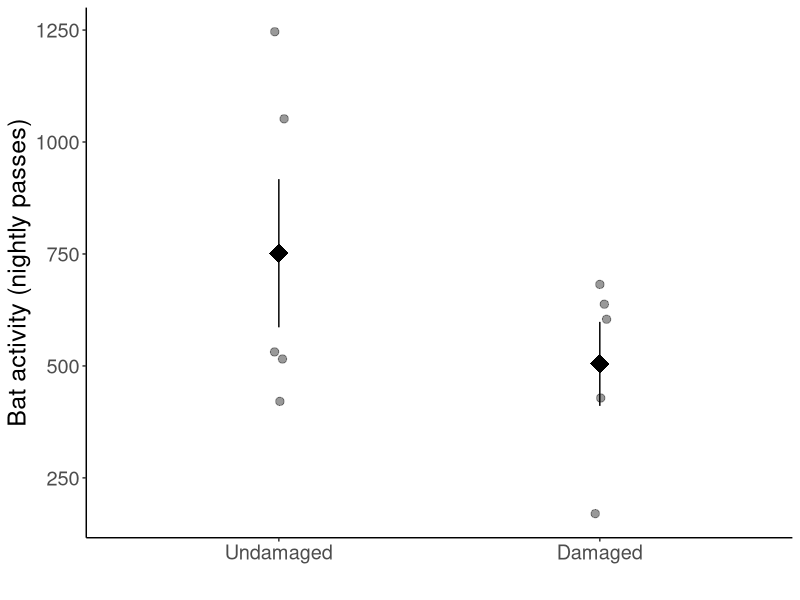
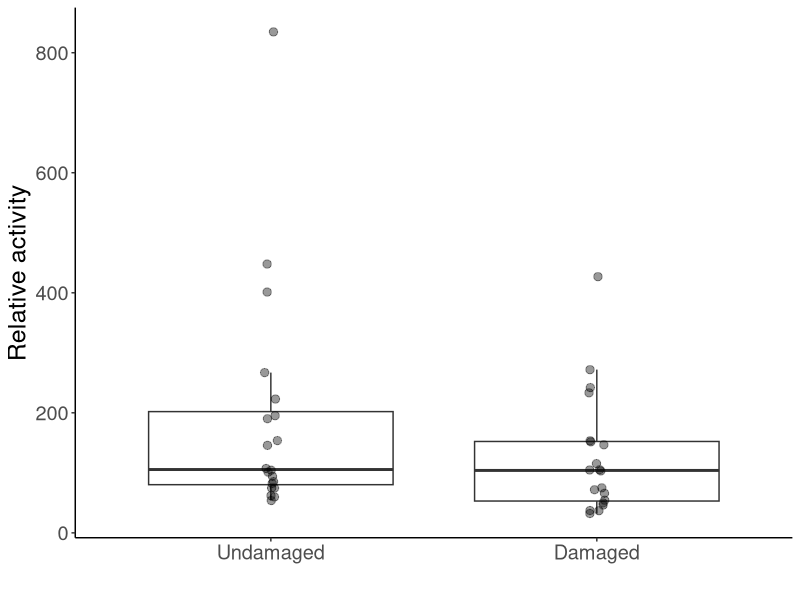
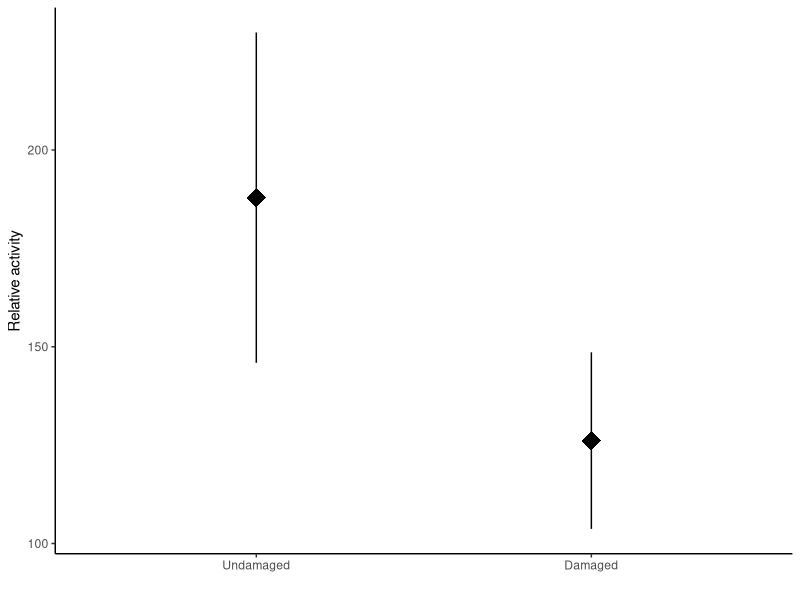
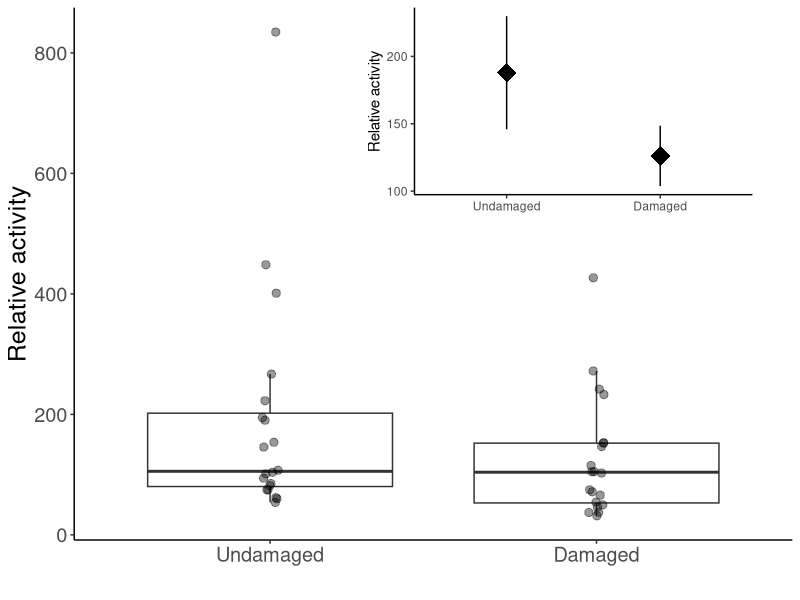
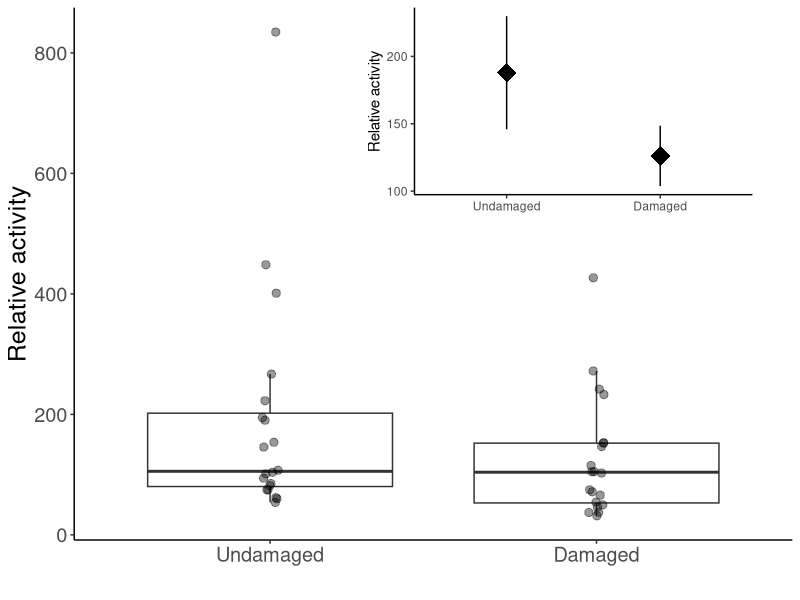

These charts were generated, in order, by the following R code: (Note: this script raises an error after producing the figures.)
#Load libraries
library(ggplot2)
library(lme4)
library(viridis)
library(car)
library(emmeans)
library(multcomp)
library(dplyr)
library(plyr)
library(tidyr)
library(cowplot)

# Data import and cleaning ------------------------------------------------

#SUMMARY DATA----
plant <- read.csv(file="plant_sum_noTABR.csv",head=TRUE)
plant[, 3:11][is.na(plant[, 3:11])] <- 0

##Gathering data — compounds from col to rows
plant1<-plant %>% gather(sp, activity, EPTFUS:NOID)
plant1$sp<-as.factor(plant1$sp)
levels(plant1$sp)
plant1<-aggregate(activity ~ treatment + sp + trial, dat=plant1, FUN=sum)

plant10<-aggregate(activity ~ treatment + trial, dat=plant1, FUN=sum)


#Test for overdispersion function
overdisp_fun <- function(model) {
	rdf <- df.residual(model)
	rp <- residuals(model,type="pearson")
	Pearson.chisq <- sum(rp^2)
	prat <- Pearson.chisq/rdf
	pval <- pchisq(Pearson.chisq, df=rdf, lower.tail=FALSE)
	c(chisq=Pearson.chisq,ratio=prat,rdf=rdf,p=pval)
}

test<-glmer(activity~treatment+(1|trial), dat = plant10, family=poisson)
summary(test)
overdisp_fun(test)#overdispersed
shapiro.test(resid(test))#non-normal
#poisson distribution model=overdispersed with non-normal residuals,
#so fitting data to negative binomial 

#negative binomial model
mod.plant<-glmer.nb(activity~treatment+(1|trial), dat = plant10)#isSingular
Anova(mod.plant)
#chisq=2.05, p=0.15

plant10.tab <- ddply(plant10, c("treatment"), summarise,
					 N    = length(activity),
					 mean = mean(activity),
					 sd   = sd(activity),
					 se   = sd / sqrt(N))
plant10.tab


#paired t-test
plant11<-spread(data=plant10, treatment, activity)
t.test(plant11$D, plant11$U, paired = T)#t=-1.37,df=4,p=0.24


ggplot(data=plant10, aes(x=treatment, y=activity))+ 
	geom_point(position=position_jitter(width = 0.025), alpha=0.4, size=2.5)+
	theme_classic()+
	labs(x=" ", y="Bat activity (nightly passes)")+
	theme(text = element_text(size=18))+
	scale_x_discrete(limits=c("U", "D"),
					 labels=c("Undamaged", "Damaged"))+
	stat_summary(fun.data = "mean_se", size=1.5, shape="diamond")

##GROUPING SPP WITH SIMILAR CALLS----
{plant2<-plant1
plant2$sp=as.character(plant2$sp)
plant2$sp[plant2$sp=="EPTFUS"]="EPFU/LANO"
plant2$sp[plant2$sp=="LASNOC"]="EPFU/LANO"
plant2$sp[plant2$sp=="LASBOR"]="LABO/LASE"
plant2$sp[plant2$sp=="LASSEM"]="LABO/LASE"
plant2$sp[plant2$sp=="LASCIN"]="Other spp."
plant2$sp[plant2$sp=="MYOLUC"]="Other spp."
plant2$sp[plant2$sp=="PERSUB"]="Other spp."
plant2$sp[plant2$sp=="NOID"]="No ID"
plant2$sp[plant2$sp=="NYCHUM"]="Other spp."
}

plant3<-aggregate(activity ~ treatment + sp + trial, dat=plant2, FUN=sum)
plant3$log.act<-log(plant3$activity)

test3<-glmer(activity~treatment*sp+(1|trial), dat = plant3,family=poisson)
summary(test3)
overdisp_fun(test3)#overdispersed
shapiro.test(resid(test3))#normal

mod.p<-glmer.nb(activity~treatment*sp+(1|trial), dat = plant3)
Anova(mod.p)
#treatment chi=2.9491 p=0.08592, sp chi=31.6798 p<0.0001, interaxn chi=1.0503 p=0.59146

#contrasts
p1<-emmeans(mod.p,pairwise~sp, type="response")
cld(p1$emmeans,  Letters ='abcde')
#LABO/LASE & Other a, EPFU/LANO & NoID b

plant3.tab <- ddply(plant3, c("sp"), summarise,
					   N    = length(activity),
					   mean = mean(activity),
					   sd   = sd(activity),
					   se   = sd / sqrt(N))
plant3.tab
#(Other-LABO)/LABO
(283.6-82.0)/82.0
#2.46

#(EPFU/LANO-LABO)/LABO
(262.5-82.0)/82.0
#2.2

#LABO/LASE were 2.2 and 2.5 less active compared to EPFU/LANO and other bat species

plant3.n <- ddply(plant3, c("trial"), summarise,
					N    = length(activity),
					mean = mean(activity),
					sd   = sd(activity),
					se   = sd / sqrt(N))
plant3.n

##REMOVING NO IDS----
plant5<-plant1[plant1$sp != "NOID", ]  

{plant4<-plant5
	plant4$sp=as.character(plant4$sp)
	plant4$sp[plant4$sp=="EPTFUS"]="EPFU/LANO"
	plant4$sp[plant4$sp=="LASNOC"]="EPFU/LANO"
	plant4$sp[plant4$sp=="LASBOR"]="LABO/LASE"
	plant4$sp[plant4$sp=="LASSEM"]="LABO/LASE"
	plant4$sp[plant4$sp=="LASCIN"]="Other bat spp."
	plant4$sp[plant4$sp=="MYOLUC"]="Other bat spp."
	plant4$sp[plant4$sp=="PERSUB"]="Other bat spp."
	plant4$sp[plant4$sp=="NYCHUM"]="Other bat spp."
}


test2<-glmer(activity~treatment*sp+(1|trial), dat = plant4,family=poisson)
summary(test2)
shapiro.test(resid(test2))#non-normal, overdispersed

mod.p2<-glmer.nb(activity~treatment*sp+(1|trial), dat = plant4)
Anova(mod.p2)
#treatment p=0.22, sp p<0.001, interaxn p=0.67

#contrasts
p2<-emmeans(mod.p2,pairwise~sp, type="response")
cld(p2$emmeans,  Letters ='abcde')
#Other spp. a, LABO/LASE b, EPFU/LANO c

plant4.tab <- ddply(plant4, c("sp"), summarise,
					N    = length(activity),
					mean = mean(activity),
					sd   = sd(activity),
					se   = sd / sqrt(N))
plant4.tab
#(EPFU/LANO-Other)/other
(131.25-18.15)/18.15
#6.23, EPFU/LANO were 623% more active than Other spp.

#(EPFU/LANO-LABO)/LABO
(131.25-41)/41
#2.2, EPFU/LANO were 220% more active than LABO/LASE


##ONLY EPFU/LABO----
brown <- plant2[which(plant2$sp== 'EPFU/LANO'),]

test3<-glmer(activity~treatment+(1|trial), dat = brown,family=poisson)
shapiro.test(resid(test3))#normal
summary(test3)

mod.brown<-glmer.nb(activity~treatment+(1|trial), dat = brown)
Anova(mod.brown)
#treatment p=0.20

#GRAPHS----

#main graph (boxplots w/ data points)
plant.plot1<-ggplot(data=plant3, aes(x=treatment, y=activity))+ 
	geom_boxplot(outlier.shape = NA)+
	geom_point(position=position_jitter(width = 0.025), alpha=0.4, size=2.5)+
	theme_classic()+
	labs(x=" ", y="Relative activity")+
	theme(text = element_text(size=18))+
	scale_x_discrete(limits=c("U", "D"),
					 labels=c("Undamaged", "Damaged"))
plant.plot1

#small graph (means and SEs)
plant.small<-ggplot(data=plant3, aes(x=treatment, y=activity))+ 
	theme_classic()+
	labs(x=" ", y="Relative activity")+
	stat_summary(fun.data = "mean_se", size=1.5, shape="diamond")+
	scale_x_discrete(limits=c("U", "D"),
					 labels=c("Undamaged", "Damaged"))
plant.small

#graph with inlay
plant.with.inset <-
	ggdraw() +
	draw_plot(plant.plot1) +
	draw_plot(plant.small, x = 0.45, y = .6, width = .5, height = .4)
plant.with.inset

ggsave(filename = "plant.png", 
	   plot = plant.with.inset,
	   width = 17, 
	   height = 12,
	   units = "cm",
	   dpi = 300)

#species graph
ggplot(data=plant3, aes(x=sp, y=activity))+ 
	geom_boxplot(outlier.shape = NA)+
	geom_point(position=position_jitter(width = 0.025), alpha=0.4, size=2.5, aes(color=sp))+
	theme_classic()+
	labs(x=" ", y="Relative activity", title="Plant trials")+
	theme(text = element_text(size=20), legend.position = "none")+
	stat_summary(geom = 'text', label = c("b","a","b"),
				 fun = max, vjust = -0.8, size=5.5)+
	scale_y_continuous(limits = c(0,900))

#log transformed main graph (boxplots w/ data points)
plant.plot.log<-ggplot(data=plant3, aes(x=treatment, y=log.act))+ 
	geom_boxplot(outlier.shape = NA)+
	geom_point(position=position_jitter(width = 0.025), alpha=0.4, size=2.5)+
	theme_classic()+
	labs(x=" ", y="Relative activity (log)")+
	theme(text = element_text(size=18))+
	scale_x_discrete(limits=c("U", "D"),
					 labels=c("Undamaged", "Damaged"))
plant.plot.log

#log-transformed species plot
ggplot(data=plant3, aes(x=sp, y=log.act))+ 
	geom_boxplot(outlier.shape = NA)+
	geom_point(position=position_jitter(width = 0.025), alpha=0.4, size=2.5, aes(color=sp))+
	theme_classic()+
	labs(x=" ", y="Relative activity", title="Plant trials")+
	theme(text = element_text(size=20), legend.position = "none")+
	stat_summary(geom = 'text', label = c("b","a","b","a"),
				 fun = max, vjust = -0.8, size=5.5)+
	scale_y_continuous(limits = c(4,8))

#NO NOID GRAPH----
ggplot(data=plant4, aes(x=treatment, y=activity))+ 
	geom_boxplot(outlier.shape = NA)+
	geom_point(position=position_jitter(width = 0.025), alpha=0.4, size=2.5, aes(color=sp))+
	theme_classic()+
	labs(x=" ", y="Relative activity",
		 title = "Plant trials, excluding NoIDs")+
	theme(text = element_text(size=15), legend.title = )+
	scale_x_discrete(labels=c("Damaged", "Undamaged"))

ggplot(data=plant4, aes(x=sp, y=activity))+ 
	geom_boxplot(outlier.shape = NA)+
	geom_point(position=position_jitter(width = 0.025), alpha=0.4, size=2.5, aes(color=sp))+
	theme_classic()+
	labs(x=" ", y="Relative activity", title="Plant trials, excluding NoIDs")+
	theme(text = element_text(size=16), legend.position = "none")+
	stat_summary(geom = 'text', label = c("c","b","a"),
				 fun = max, vjust = -0.8, size=5.5)+
	scale_y_continuous(limits = c(0,900))

#BIG BROWN GRAPH----
ggplot(data=brown, aes(x=treatment, y=activity))+ 
	geom_boxplot(outlier.shape = NA)+
	geom_point(position=position_jitter(width = 0.025), alpha=0.4, size=2.5)+
	stat_summary(fun.data = "mean_se", colour="red", size=1.5, shape="diamond")+
	theme_classic()+
	labs(x=" ", y="Relative activity",
		 title = "EPFU/LANO only, plant trials")+
	theme(text = element_text(size=15), legend.title = )+
	scale_color_viridis(discrete = T, option = "D")+
	scale_x_discrete(labels=c("Damaged", "Undamaged"))
